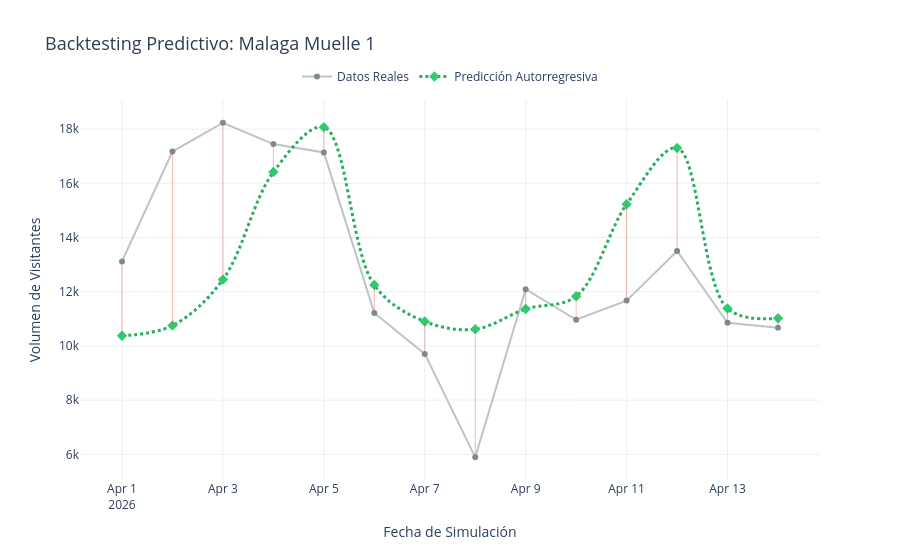

The cell this chart's notebook holds for it:
### Code cell
# Convertimos las listas de resultados en un DataFrame para Plotly
df_res = pd.DataFrame({
    'fecha': fechas_pred,
    'realidad': valores_reales,
    'prediccion': valores_pred
})

fig = go.Figure()

# Trazado Realidad
fig.add_trace(go.Scatter(
    x=df_res['fecha'], y=df_res['realidad'],
    mode='lines+markers', name='Datos Reales',
    line=dict(color='#bdc3c7', width=2),
    marker=dict(size=6, color='#7f8c8d')
))

# Trazado Predicción Iterativa
fig.add_trace(go.Scatter(
    x=df_res['fecha'], y=df_res['prediccion'],
    mode='lines+markers', name='Predicción Autorregresiva',
    line=dict(color='#27ae60', width=3, dash='dot', shape='spline'),
    marker=dict(size=8, symbol='diamond', color='#2ecc71')
))

# Errores diarios interactivos
for index, row in df_res.dropna().iterrows():
    fig.add_trace(go.Scatter(
        x=[row['fecha'], row['fecha']],
        y=[row['realidad'], row['prediccion']],
        mode='lines', line=dict(color='rgba(231, 76, 60, 0.4)', width=1, dash='solid'),
        showlegend=False, hoverinfo='skip'
    ))

fig.update_layout(
    title=dict(text=f"Backtesting Predictivo: {nombre_objetivo}", font=dict(size=18, color='#2c3e50')),
    xaxis_title='Fecha de Simulación',
    yaxis_title='Volumen de Visitantes',
    hovermode='x unified',
    template='plotly_white',
    legend=dict(orientation="h", y=1.1, x=0.5, xanchor='center')
)

fig.show()

### Figure 1 — Plotly figure (JSON) as saved in the notebook; plotly's stock layout.template omitted (floating-point values rounded to 4 significant figures)
{"data": [{"line": {"color": "#bdc3c7", "width": 2}, "marker": {"color": "#7f8c8d", "size": 6}, "mode": "lines+markers", "name": "Datos Reales", "type": "scatter", "x": ["2026-04-01T00:00:00.000000000", "2026-04-02T00:00:00.000000000", "2026-04-03T00:00:00.000000000", "2026-04-04T00:00:00.000000000", "2026-04-05T00:00:00.000000000", "2026-04-06T00:00:00.000000000", "2026-04-07T00:00:00.000000000", "2026-04-08T00:00:00.000000000", "2026-04-09T00:00:00.000000000", "2026-04-10T00:00:00.000000000", "2026-04-11T00:00:00.000000000", "2026-04-12T00:00:00.000000000", "2026-04-13T00:00:00.000000000", "2026-04-14T00:00:00.000000000"], "y": [13117, 17172, 18234, 17447, 17136, 11214, 9706, 5892, 12092, 10965, 11671, 13501, 10851, 10672]}, {"line": {"color": "#27ae60", "dash": "dot", "shape": "spline", "width": 3}, "marker": {"color": "#2ecc71", "size": 8, "symbol": "diamond"}, "mode": "lines+markers", "name": "Predicción Autorregresiva", "type": "scatter", "x": ["2026-04-01T00:00:00.000000000", "2026-04-02T00:00:00.000000000", "2026-04-03T00:00:00.000000000", "2026-04-04T00:00:00.000000000", "2026-04-05T00:00:00.000000000", "2026-04-06T00:00:00.000000000", "2026-04-07T00:00:00.000000000", "2026-04-08T00:00:00.000000000", "2026-04-09T00:00:00.000000000", "2026-04-10T00:00:00.000000000", "2026-04-11T00:00:00.000000000", "2026-04-12T00:00:00.000000000", "2026-04-13T00:00:00.000000000", "2026-04-14T00:00:00.000000000"], "y": [10370.0, 10750.0, 12450.0, 16420.0, 18070.0, 12240.0, 10900.0, 10620.0, 11360.0, 11830.0, 15220.0, 17300.0, 11380.0, 11020.0]}, {"hoverinfo": "skip", "line": {"color": "rgba(231, 76, 60, 0.4)", "dash": "solid", "width": 1}, "mode": "lines", "showlegend": false, "type": "scatter", "x": ["2026-04-01T00:00:00", "2026-04-01T00:00:00"], "y": [13117, 10374]}, {"hoverinfo": "skip", "line": {"color": "rgba(231, 76, 60, 0.4)", "dash": "solid", "width": 1}, "mode": "lines", "showlegend": false, "type": "scatter", "x": ["2026-04-02T00:00:00", "2026-04-02T00:00:00"], "y": [17172, 10750]}, {"hoverinfo": "skip", "line": {"color": "rgba(231, 76, 60, 0.4)", "dash": "solid", "width": 1}, "mode": "lines", "showlegend": false, "type": "scatter", "x": ["2026-04-03T00:00:00", "2026-04-03T00:00:00"], "y": [18234, 12447]}, {"hoverinfo": "skip", "line": {"color": "rgba(231, 76, 60, 0.4)", "dash": "solid", "width": 1}, "mode": "lines", "showlegend": false, "type": "scatter", "x": ["2026-04-04T00:00:00", "2026-04-04T00:00:00"], "y": [17447, 16416]}, {"hoverinfo": "skip", "line": {"color": "rgba(231, 76, 60, 0.4)", "dash": "solid", "width": 1}, "mode": "lines", "showlegend": false, "type": "scatter", "x": ["2026-04-05T00:00:00", "2026-04-05T00:00:00"], "y": [17136, 18072]}, {"hoverinfo": "skip", "line": {"color": "rgba(231, 76, 60, 0.4)", "dash": "solid", "width": 1}, "mode": "lines", "showlegend": false, "type": "scatter", "x": ["2026-04-06T00:00:00", "2026-04-06T00:00:00"], "y": [11214, 12245]}, {"hoverinfo": "skip", "line": {"color": "rgba(231, 76, 60, 0.4)", "dash": "solid", "width": 1}, "mode": "lines", "showlegend": false, "type": "scatter", "x": ["2026-04-07T00:00:00", "2026-04-07T00:00:00"], "y": [9706, 10903]}, {"hoverinfo": "skip", "line": {"color": "rgba(231, 76, 60, 0.4)", "dash": "solid", "width": 1}, "mode": "lines", "showlegend": false, "type": "scatter", "x": ["2026-04-08T00:00:00", "2026-04-08T00:00:00"], "y": [5892, 10618]}, {"hoverinfo": "skip", "line": {"color": "rgba(231, 76, 60, 0.4)", "dash": "solid", "width": 1}, "mode": "lines", "showlegend": false, "type": "scatter", "x": ["2026-04-09T00:00:00", "2026-04-09T00:00:00"], "y": [12092, 11362]}, {"hoverinfo": "skip", "line": {"color": "rgba(231, 76, 60, 0.4)", "dash": "solid", "width": 1}, "mode": "lines", "showlegend": false, "type": "scatter", "x": ["2026-04-10T00:00:00", "2026-04-10T00:00:00"], "y": [10965, 11834]}, {"hoverinfo": "skip", "line": {"color": "rgba(231, 76, 60, 0.4)", "dash": "solid", "width": 1}, "mode": "lines", "showlegend": false, "type": "scatter", "x": ["2026-04-11T00:00:00", "2026-04-11T00:00:00"], "y": [11671, 15225]}, {"hoverinfo": "skip", "line": {"color": "rgba(231, 76, 60, 0.4)", "dash": "solid", "width": 1}, "mode": "lines", "showlegend": false, "type": "scatter", "x": ["2026-04-12T00:00:00", "2026-04-12T00:00:00"], "y": [13501, 17305]}, {"hoverinfo": "skip", "line": {"color": "rgba(231, 76, 60, 0.4)", "dash": "solid", "width": 1}, "mode": "lines", "showlegend": false, "type": "scatter", "x": ["2026-04-13T00:00:00", "2026-04-13T00:00:00"], "y": [10851, 11379]}, {"hoverinfo": "skip", "line": {"color": "rgba(231, 76, 60, 0.4)", "dash": "solid", "width": 1}, "mode": "lines", "showlegend": false, "type": "scatter", "x": ["2026-04-14T00:00:00", "2026-04-14T00:00:00"], "y": [10672, 11019]}], "layout": {"hovermode": "x unified", "legend": {"orientation": "h", "x": 0.5, "xanchor": "center", "y": 1.1}, "title": {"font": {"color": "#2c3e50", "size": 18}, "text": "Backtesting Predictivo: Malaga Muelle 1"}, "xaxis": {"title": {"text": "Fecha de Simulación"}}, "yaxis": {"title": {"text": "Volumen de Visitantes"}}}}
